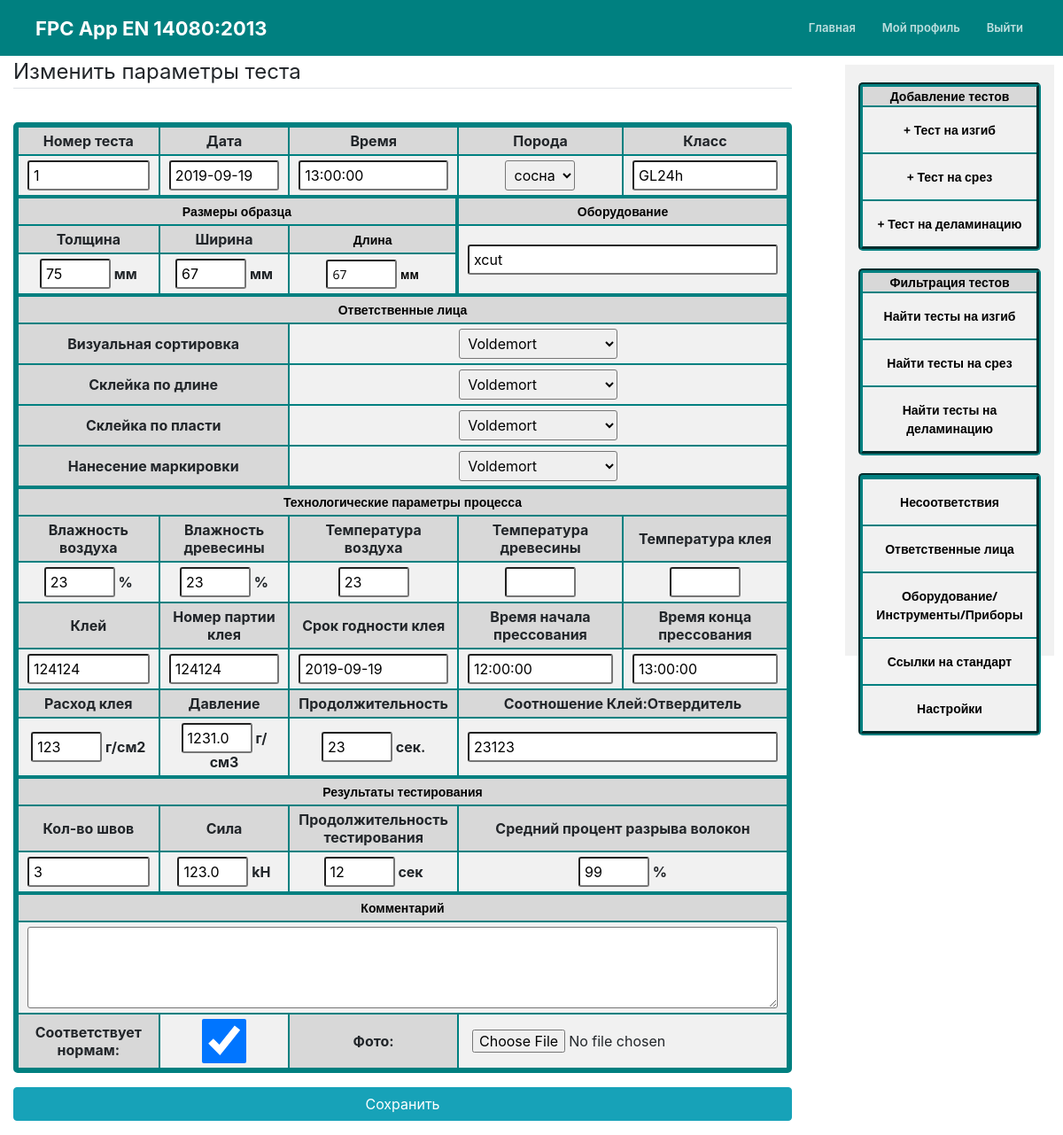
The page /sheartest/1/update/ (signed in) on the database its author committed.
### mainApp/models.py (models this page shows, shortened)
class TestShear(models.Model):
	test_date = models.DateField()
	test_time = models.TimeField(blank=True, null=True, default=None)
	test_number = models.IntegerField(default=def_sh_test_number)
	equipment = models.CharField(max_length=100, default=def_sh_equipment)
	type_of_wood = models.ForeignKey(Wood_types, on_delete=models.PROTECT, related_name='TestShear_type_of_wood', default=def_sh_type_of_wood)
	timber_params = models.CharField(max_length=100, default=def_sh_timber_params)
	sorter_person = models.ForeignKey(Person, on_delete=models.PROTECT, related_name='TestShear_sorter_person', default=def_sh_sorter_person)
	fj_person = models.ForeignKey(Person, on_delete=models.PROTECT, related_name='TestShear_fj_person', default=def_sh_fj_person)
	glue_person = models.ForeignKey(Person, on_delete=models.PROTECT, related_name='TestShear_glue_person', default=def_sh_glue_person)
	marking_person = models.ForeignKey(Person, on_delete=models.PROTECT, related_name='TestShear_marking_person', default=def_sh_marking_person)
	air_moisture = models.IntegerField(default=def_sh_air_moisture)
	wood_moisture = models.IntegerField(default=def_sh_wood_moisture)
	glue_temperature = models.IntegerField(blank=True, null=True, default=def_sh_glue_temperature)
	air_temperature = models.IntegerField(default=def_sh_air_temperature)
	wood_temperature = models.IntegerField(blank=True, null=True, default=def_sh_wood_temperature)
	glue = models.CharField(max_length=100, default=def_sh_glue)
	glue_batch_number = models.CharField(max_length=100, default=def_sh_glue_batch_number)
	glue_expiration_date = models.DateField(default=def_sh_glue_expiration_date)
	sample_thickness = models.IntegerField()
	sample_width = models.IntegerField()
	sample_length = models.IntegerField()
	glue_use_amount = models.IntegerField(default=def_sh_glue_use_amount)
	glue_harderner_amount = models.CharField(max_length=100, blank=True, default=def_sh_glue_harderner_amount)
	glue_pressure = models.FloatField(default=def_sh_glue_pressure)
	start_glue_time = models.TimeField(blank=True, null=True)
	end_glue_time = models.TimeField(blank=True, null=True)
	pressure_time = models.IntegerField(blank=True, null=True)
	time_of_testing = models.IntegerField(blank=True, null=True)
	number_of_layers = models.IntegerField()
	layer_ripped_percent_average = models.IntegerField()
	force_crash = models.FloatField()
	passed = models.BooleanField(default=False)
	comment = models.TextField(blank=True)
	photo = models.ImageField(upload_to='uploads', blank=True)
	author = models.ForeignKey(User, blank=True, null=True, on_delete=models.CASCADE)

### mainApp/views.py (the view, shortened to what this page needs)
# urls.py: path('sheartest/<int:pk>/update/',  ShearTestUpdateView.as_view(), name='shear-test-update'),
class ShearTestUpdateView(LoginRequiredMixin, UserPassesTestMixin, UpdateView):
	model = TestShear
	success_url = '/sheartest/{id}/detail/'
	template_name = 'mainApp/ShearTestUpdate.html'
	form_class = TestShearForm
	'''fields = ['test_date', 'test_time', 'test_number', 'equipment', 'type_of_wood', 'timber_params', 'sorter_person',
		'fj_person', 'glue_person', 'marking_person', 'air_moisture', 'wood_moisture', 'glue_temperature',
		'air_temperature', 'wood_temperature', 'glue', 'glue_batch_number', 'glue_expiration_date',
		'sample_thickness', 'sample_width', 'sample_length', 'glue_use_amount', 'glue_harderner_amount', 'glue_pressure',
		'start_glue_time', 'end_glue_time', 'pressure_time', 'time_of_testing', 'layer_ripped_percent1', 'layer_ripped_percent2',
		 'layer_ripped_percent3', 'layer_ripped_percent4', 'layer_ripped_percent5', 'layer_ripped_percent_average',
		 'force_crash', 'passed', 'comment', 'photo']'''
	def test_func(self):
		test = self.get_object()
		if self.request.user == test.author:
			return True
		return False

### mainApp/forms.py
class TestShearForm(forms.ModelForm):
	test_date = forms.DateField(widget=DatePickerInput(format='%Y-%m-%d', options={'locale': 'ru'}), initial=datetime.date.today())
	glue_expiration_date = forms.DateField(widget=DatePickerInput(format='%Y-%m-%d', options={'locale': 'ru'}), initial=def_d_glue_expiration_date)
	comment = forms.CharField(required=False, widget=forms.Textarea(attrs={'rows': 4, 'cols': 80}))
	test_time = forms.TimeField(required=False, widget=TimePickerInput())
	class Meta:
		model = TestShear
		fields = ['test_date', 'test_time', 'test_number', 'equipment', 'type_of_wood', 'timber_params', 'sorter_person',
		'fj_person', 'glue_person', 'marking_person', 'air_moisture', 'wood_moisture', 'glue_temperature',
		'air_temperature', 'wood_temperature', 'glue_temperature', 'glue', 'glue_batch_number', 'glue_expiration_date',
		'sample_thickness', 'sample_width', 'sample_length', 'glue_use_amount', 'glue_harderner_amount', 'glue_pressure',
		'start_glue_time', 'end_glue_time', 'pressure_time', 'time_of_testing', 'number_of_layers', 'layer_ripped_percent_average',
		 'force_crash', 'passed', 'comment', 'photo']

### mainApp/models.py (called while the page is built)
	def __str__(self):
		return self.name

	def __str__(self):
		return self.name

### mainApp/templates/mainApp/ShearTestUpdate.html (shortened to what this page needs)
{% extends "mainApp/today.html" %}
{% load crispy_forms_tags %}
{% load bootstrap4 %}
{% block content %}
<form method="POST" enctype="multipart/form-data">
<fieldset class="form-group">
<legend class="border-bottom">Изменить параметры теста</legend>
<table class="table_detail">
	<tr>
		<th class="table_cell dark_cell">Номер теста</th>
		<th class="table_cell dark_cell">Дата</th>
		<th class="table_cell dark_cell">Время</th>
		<th class="table_cell dark_cell">Порода</th>
		<th class="table_cell dark_cell">Класс</th>
	</tr>
	<tr>
        <th class="table_cell2">{{ form.test_number }}</th>
        <th class="table_cell2">{{ form.test_date }}</th>
        <th class="table_cell2">{{ form.test_time }}</th>
        <th class="table_cell2">{{ form.type_of_wood }}</th>
        <th class="table_cell2">{{ form.timber_params }}</th>
    </tr>
    <tr>
    	<td colspan="3" class="table_cell" id="cell1">Размеры образца</td>
        <th colspan="2" class="table_cell" id="cell3">Оборудование</th>
    </tr>
    <tr>
    	<th class="table_cell dark_cell">Толщина</th>
		<th class="table_cell dark_cell">Ширина</th>
		<th class="table_cell dark_cell" id="cell2">Длина</th>
		<th colspan="2" rowspan="2" class="table_cell2">{{ form.equipment }}</th>
    </tr>
    <tr>
    	<th class="table_cell">{{ form.sample_thickness }} мм</th>
    	<th class="table_cell">{{ form.sample_width }} мм</th>
    	<th class="table_cell" id="cell2">{{ form.sample_length }} мм</th>
    </tr>
    <tr>
    	<th colspan="5" class="table_cell" id="cell3">Ответственные лица</th>
    </tr>
    <tr>
		<th colspan="2" class="table_cell dark_cell">Визуальная сортировка</th>
		<th colspan="3" class="table_cell2">{{ form.sorter_person }}</th>
	</tr>
    <tr>
        <th colspan="2" class="table_cell dark_cell">Склейка по длине</th>
        <th colspan="3" class="table_cell2">{{ form.fj_person }}</th>
    </tr>
    <tr>
        <th colspan="2" class="table_cell dark_cell">Склейка по пласти</th>
        <th colspan="3" class="table_cell2">{{ form.glue_person }}</th>
    </tr>
    <tr>
        <th colspan="2" class="table_cell dark_cell">Нанесение маркировки</th>
        <th colspan="3" class="table_cell2">{{ form.marking_person }}</th>
    </tr>
    <tr>
        <th colspan="5" class="table_cell" id="cell3">Технологические параметры процесса</th>
    </tr>
    <tr>
    	<th class="table_cell dark_cell">Влажность воздуха</th>
    	<th class="table_cell dark_cell">Влажность древесины</th>
    	<th class="table_cell dark_cell">Температура воздуха</th>
    	<th class="table_cell dark_cell">Температура древесины</th>
        <th class="table_cell dark_cell">Температура клея</th>
    </tr>
    <tr>
    	<th class="table_cell">{{ form.air_moisture }} %</th>
    	<th class="table_cell">{{ form.wood_moisture }} %</th>
    	<th class="table_cell">{{ form.air_temperature }}</th>
    	<th class="table_cell">{{ form.wood_temperature }}</th>
    	<th class="table_cell">{{ form.glue_temperature }}</th>
    </tr>
    <tr>
    	<th class="table_cell dark_cell">Клей</th>
        <th class="table_cell dark_cell">Номер партии клея</th>
        <th class="table_cell dark_cell">Срок годности клея</th>
        <th class="table_cell dark_cell">Время начала прессования</th>
        <th class="table_cell dark_cell">Время конца прессования</th>
    </tr>
     <tr>
        <th class="table_cell2">{{ form.glue }}</th>
        <th class="table_cell2">{{ form.glue_batch_number }}</th>
        <th class="table_cell2">{{ form.glue_expiration_date }}</th>
        <th class="table_cell2">{{ form.start_glue_time }}</th>
        <th class="table_cell2">{{ form.end_glue_time }}</th>
    </tr>
    <tr>
    	<th class="table_cell dark_cell">Расход клея</th>
    	<th class="table_cell dark_cell">Давление</th>
    	<th class="table_cell dark_cell">Продолжительность</th>
    	<th colspan="2" class="table_cell dark_cell">Соотношение Клей:Отвердитель</th>
    </tr>
    <tr>
    	<th class="table_cell">{{ form.glue_use_amount }} г/см2</th>
    	<th class="table_cell">{{ form.glue_pressure }} г/см3</th>
    	<th class="table_cell">{{ form.pressure_time }} сек.</th>
    	<th class="table_cell2" colspan="2">{{ form.glue_harderner_amount }}</th>
    </tr>
    <tr>
    	<th colspan="5" class="table_cell" id="cell3">Результаты тестирования</th>
    </tr>
    <tr>
    	<th class="table_cell dark_cell">Кол-во швов</th>
    	<th class="table_cell dark_cell">Сила</th>
    	<th class="table_cell dark_cell">Продолжительность тестирования</th>
    	<th colspan="2" class="table_cell dark_cell">Средний процент разрыва волокон</th>
    </tr>
    <tr>
    	<th class="table_cell2">{{ form.number_of_layers }}</th>
    	<th class="table_cell">{{ form.force_crash }} kH</th>
    	<th class="table_cell">{{ form.time_of_testing }} сек</th>
    	<th colspan="2" class="table_cell">{{ form.layer_ripped_percent_average }} %</th>
    </tr>
    <tr>
    	<th colspan="5" class="table_cell" id="cell3">Комментарий</th>
    </tr>
    <tr>
    	<th class="table_cell" colspan="5">{{ form.comment }}</th>
    </tr>
    <tr>
    	<th class="table_cell dark_cell">Соответствует нормам:</th>
    	<th class="table_cell long_inp">{{ form.passed }}</th>
    	<th class="table_cell dark_cell">Фото:</th>
        <th class="table_cell long" colspan="2">{{ form.photo }}</th>
    </tr>
</table>
</fieldset>
    <div class="form-group">
        <button class="btn btn-info btn_down" type="submit">Сохранить</button>
    </div>
</form>
{% endblock content %}

### mainApp/static/mainApp/style.css (style rules this page uses)
body { margin: 0; font-family: 'Open Sans', sans-serif; font-size: 14px; color: #ddd; }
*, *:before, *:after { box-sizing: border-box; }
.table_detail { border-collapse: separate; border-spacing: 0; text-align: center; margin: 30px 0 0; padding: 0 0; width: 100%; max-width: 900px; border: 5px solid #008080; border-radius: 5px; }
.table_cell { margin: 0 0; border: 1px solid #008080; padding: 5px 10px; background: #f1f1f1; width: 20%; text-align: center; }
.table_cell2 { margin: 0 0; border: 1px solid #008080; padding: 5px 10px; background: #f1f1f1; text-align: center; width: 20%; }
.table_cell2 input { width: 100%; border-radius:3px; }
#cell1 { border-top: 3px solid #008080; border-right: 3px solid #008080; font-family: 'Open Sans', sans-serif; font-size: 14px; color: #000000; font-weight: 700; background: #d8d8d8; }
#cell2 { border-right: 3px solid #008080; font-family: 'Open Sans', sans-serif; font-size: 14px; color: #000000; font-weight: 700; }
#cell3 { border-top: 3px solid #008080; font-family: 'Open Sans', sans-serif; font-size: 14px; color: #000000; font-weight: 700; background: #d8d8d8; }
.dark_cell { background: #d8d8d8 }
input { width: 80px; border-radius:3px; padding: 5px; margin: 5px; }
select { width: auto; border-radius:3px; padding: 5px; margin: 5px; }
textarea { border-radius:3px; padding: 5px; margin: 5px; }
.long input { width: 350px; border-radius:3px; }
.long_inp input { width: 60px; height: 50px; border-radius:3px; }
.form-group { padding-bottom: 0; }
.btn_down { width: 100%; }

### rows shown on the page
TestShear: test_number "1", test_date "2019-09-19", test_time "13:00:00", type_of_wood "сосна", timber_params "GL24h", equipment "xcut", sample_thickness "75", sample_width "67", sample_length "67", sorter_person "Voldemort", fj_person "Voldemort", glue_person "Voldemort", marking_person "Voldemort", air_moisture "23", wood_moisture "23", air_temperature "23", glue "124124", glue_batch_number "124124", glue_expiration_date "2019-09-19", start_glue_time "12:00:00", end_glue_time "13:00:00", glue_use_amount "123", glue_pressure "1231.0", pressure_time "23", glue_harderner_amount "23123", number_of_layers "3", force_crash "123.0", time_of_testing "12", layer_ripped_percent_average "99", passed "☑"
